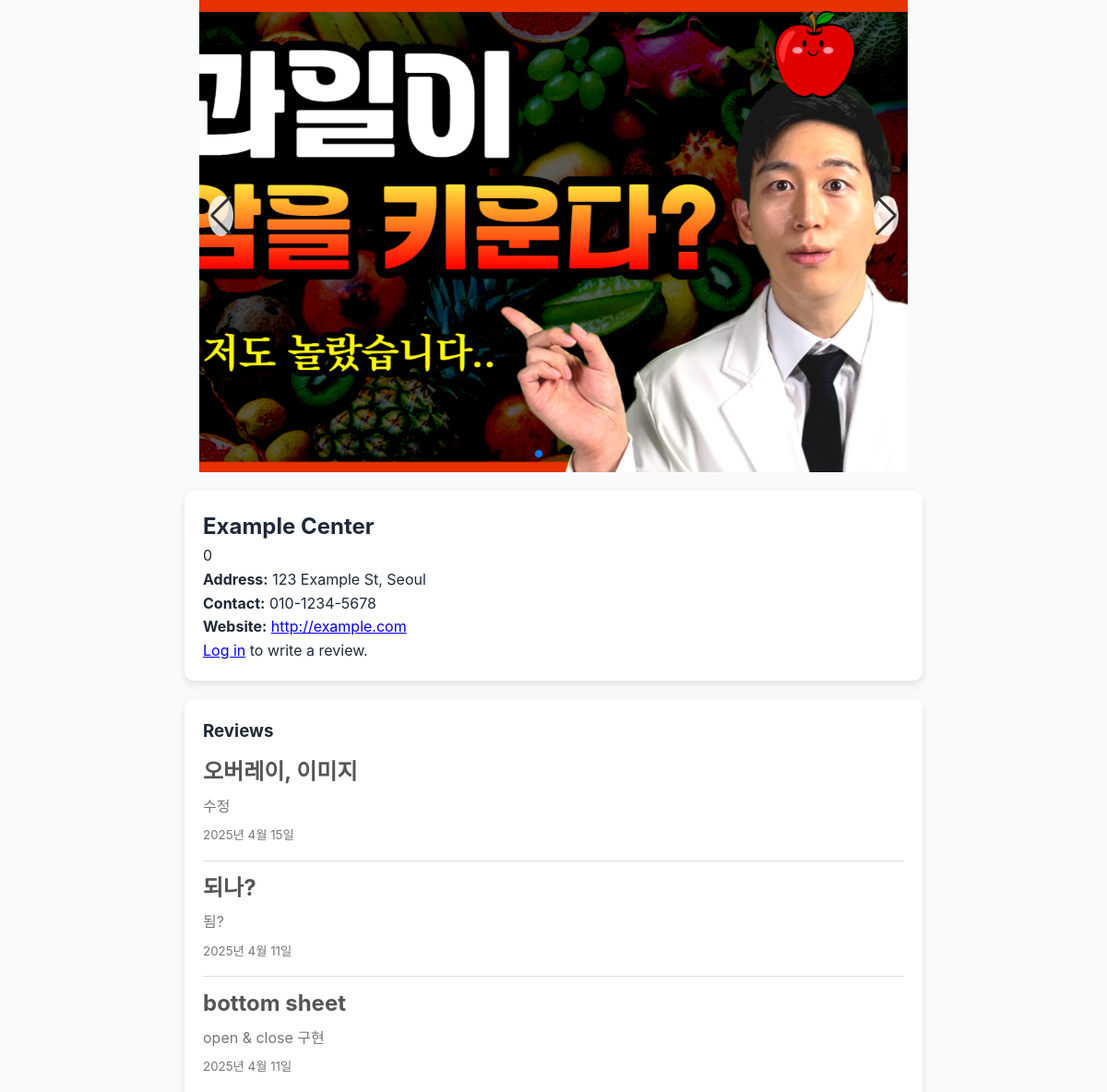
Before: /1/ (upper part) with the older database file.
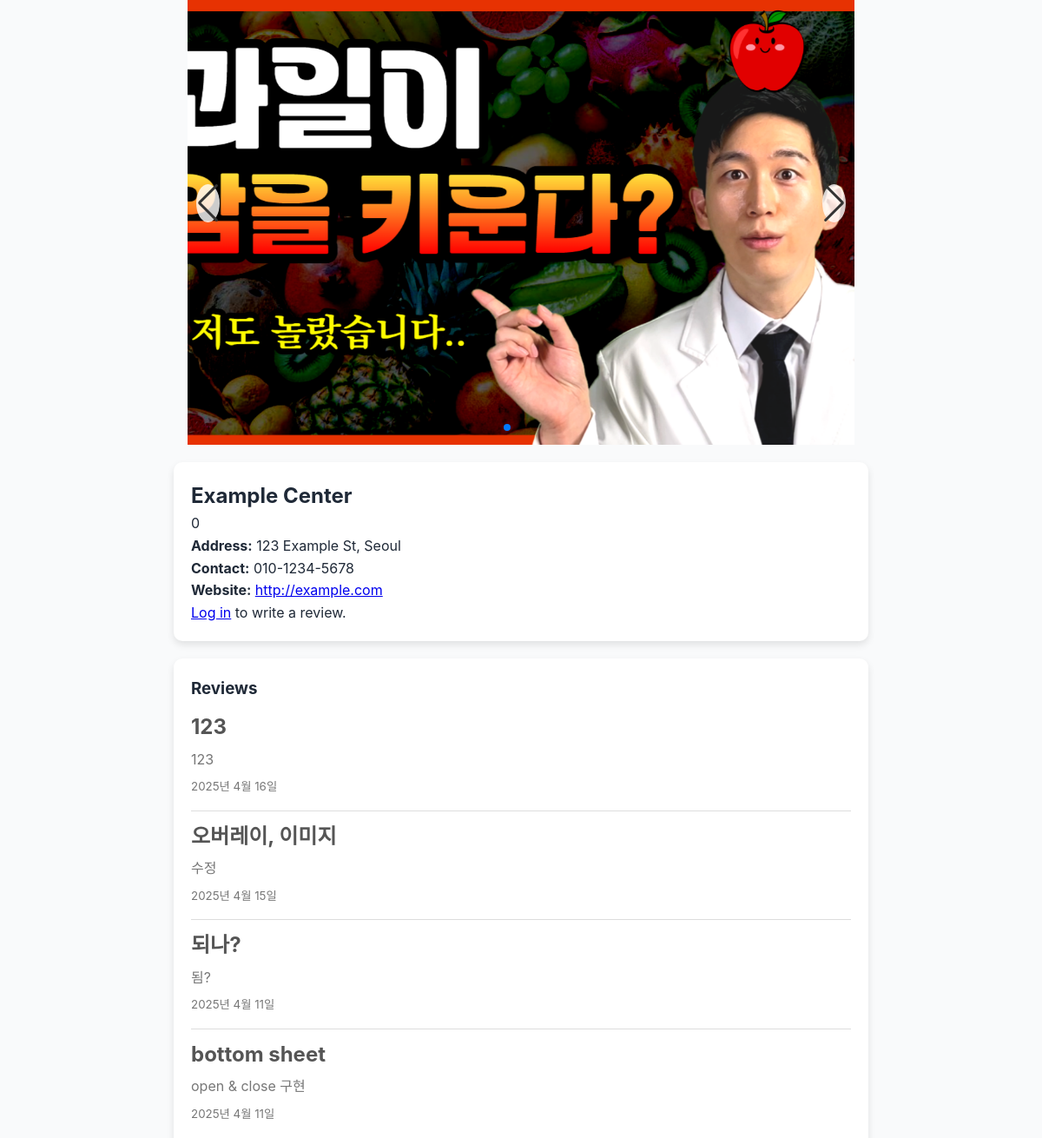
After: the same page with the newer database file.
### centers/models.py (models this page shows, shortened)
class CenterImage(models.Model):
    center = models.ForeignKey(Center, related_name='images', on_delete=models.CASCADE)
    image = models.ImageField(upload_to='center_images/')

class Review(models.Model):
    center = models.ForeignKey(Center, on_delete=models.CASCADE)
    user = models.ForeignKey(User, on_delete=models.CASCADE)
    title = models.CharField(max_length=100)
    summary = models.TextField()
    date = models.DateField()
    url = models.CharField(max_length=200, null=True, blank=True)
    @property
    def has_url(self):
        return bool(self.url)

### centers/views.py (the view)
# urls.py: path('<int:center_id>/', views.center_detail, name='center_detail'),
def center_detail(request, center_id):
    center = Center.objects.get(pk=center_id)
    reviews = Review.objects.filter(center=center).order_by('-date')
    if request.method == 'POST':
        if not request.user.is_authenticated:
            return redirect('login')  # Redirect to login if user is not authenticated
        form = ReviewForm(request.POST)
        if form.is_valid():
            review = form.save(commit=False)
            review.user = request.user
            review.center = center
            review.date = timezone.now()
            review.save()
            return redirect('center_detail', center_id=center_id)
    else:
        form = ReviewForm()
    center_images = center.images.all()
    return render(request, 'centers/center_detail.html', {
        'center': center,
        'reviews': reviews,
        'form': form,
        'center_images': center_images,  # Pass the images to the template
    })

### centers/templates/centers/center_detail.html (shortened to what this page needs)
<!DOCTYPE html>
<html lang="en">
<head>
    {% load static %}
    <link rel="stylesheet" href="{% static 'centers/styles.css' %}">
    <link rel="stylesheet" href="https://cdn.jsdelivr.net/npm/swiper@11/swiper-bundle.min.css" />
</head>
<body>
<div class="swiper-container max-w-screen-md mx-auto">
    <div class="swiper-wrapper">
        {% for image in center.images.all %}
        <div class="swiper-slide">
            <div class="image-container">
                <img src="{{ image.image.url }}" alt="Facility image for {{ center.name }}">
            </div>
        </div>
        {% endfor %}
    </div>
    <div class="swiper-button-next"></div>
    <div class="swiper-button-prev"></div>
    <div class="swiper-pagination"></div>
</div>
<div id="center-info">
    <h2>{{ center.name }}</h2>
    <p>{{ center.description }}</p>
    <p><strong>Address:</strong> {{ center.address }}</p>
    <p><strong>Contact:</strong> {{ center.contact }}</p>
    <p><strong>Website:</strong> <a href="{{ center.url }}" target="_blank">{{ center.url }}</a></p>
    {% if user.is_authenticated %}
        <button id="write-review-btn">Write a Review</button>
    {% else %}
        <p><a href="{% url 'login' %}">Log in</a> to write a review.</p>
    {% endif %}
</div>
<div id="reviews">
    <h3>Reviews</h3>
    {% for review in reviews %}
    <div class="review">
        <h3>{{ review.title }}</h3>
        <p>{{ review.summary }}</p>
        <p><small>{{ review.date }}</small></p>
    </div>
    {% endfor %}
</div>
</body>
</html>

Changed rows visible on the page:
added Review: title "123", summary "123", date "2025년 4월 16일"
